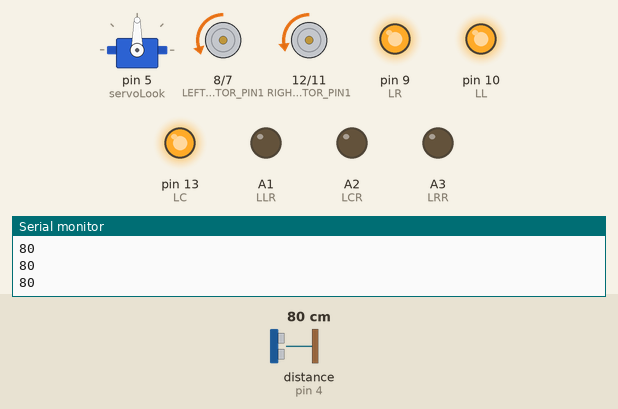
Recording of a sketch running on a simulated Arduino Uno, built with avr-gcc and run on an emulated ATmega328P. Parts: servo, motor-driver pin pairs drawn as motors (green arrow = first pin HIGH = forward, orange = second pin HIGH = backward, longer = more drive, scaled by the enable pin), output pins drawn as LEDs (lit = HIGH), the last lines printed to the serial monitor. Wiring (inferred from the names in the program): ultrasonic range finder: trigger pin 2; echo pin 4. The test bench sets the inputs (shaded band); at power-on: distance to the obstacle (sensor on pin 4) 80 cm. The echo pulse lasts 58.3 µs per cm; pins used as bus, display or sensor lines are not drawn.

Above: at 1.5 s.
1.6 s: distance to the obstacle (sensor on pin 4) set to 13 cm
3.1 s: distance to the obstacle (sensor on pin 4) set to 10 cm
At 4.5 s:
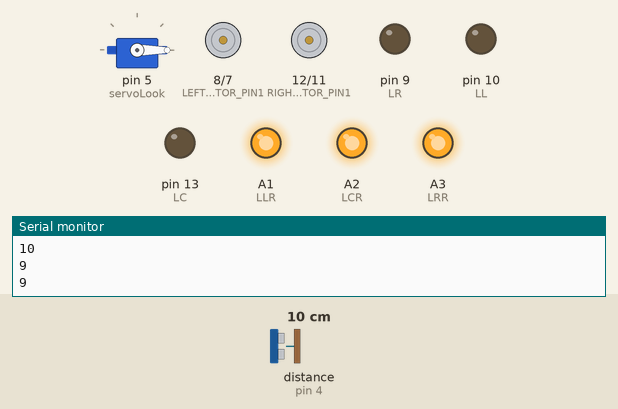
6.1 s: distance to the obstacle (sensor on pin 4) set to 35 cm
At 8.25 s:
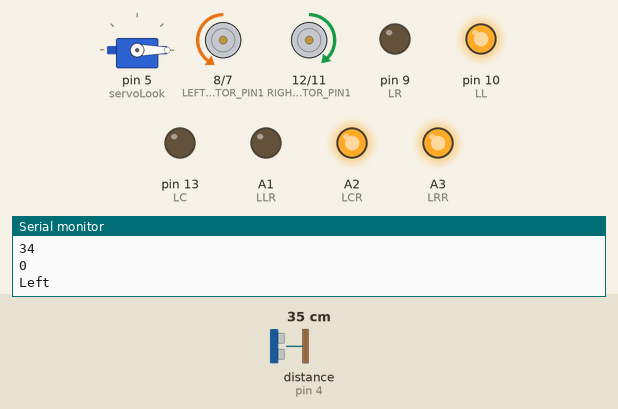
At 8.9 s:
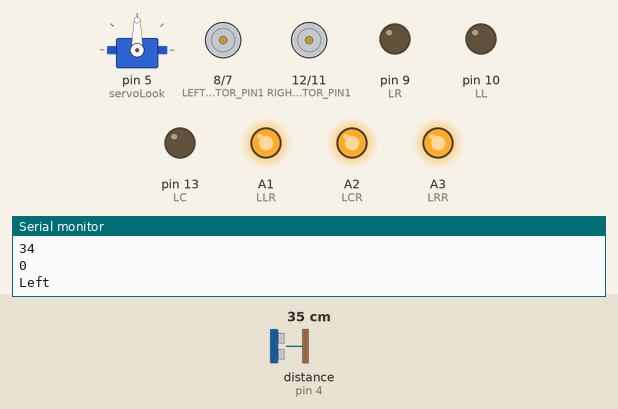
9.1 s: distance to the obstacle (sensor on pin 4) set to 14 cm
10.7 s: distance to the obstacle (sensor on pin 4) set to 11 cm
At 11.2 s:
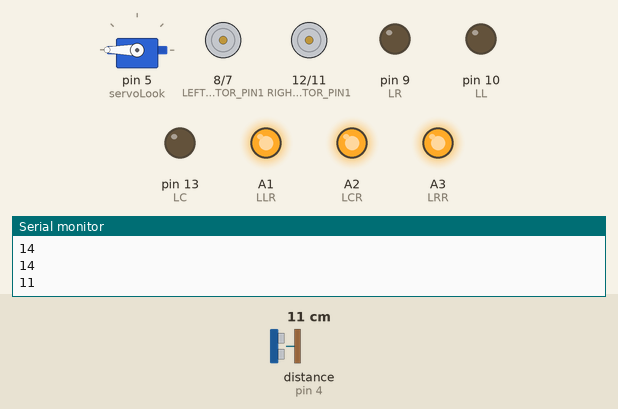
13.7 s: distance to the obstacle (sensor on pin 4) set to 18 cm
Timing chart, 0 to 16.6 s (numbered marks = the images above; inputs shaded):
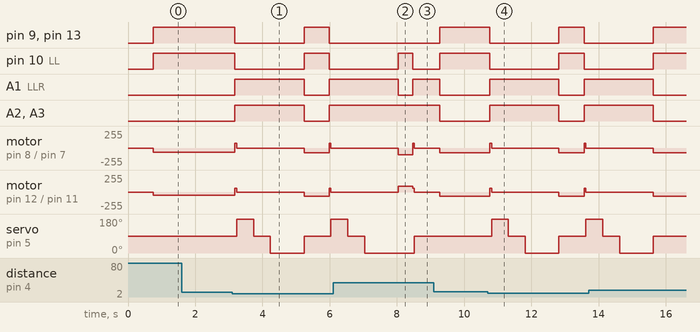

Measured:
- the behaviour switches between 12 and 11 cm on distance to the obstacle (sensor on pin 4) (found by bisection; images 0 and 1)
- the behaviour switches between 13 and 12 cm on distance to the obstacle (sensor on pin 4) (found by bisection; images 3 and 4)
- after the input at 3.1 s, pin 9 (LR), pin 10 (LL): HIGH → LOW after 0.08 s, → HIGH 2.1 s later, → LOW 0.75 s later
- after the input at 6.1 s, pin 9 (LR), pin 13 (LC): stays LOW (without the input it goes to HIGH after 1.9 s); A2 (LCR), A3 (LRR): stays HIGH (without the input it goes to LOW after 1.9 s)
- after the input at 10.7 s, pin 9 (LR), pin 10 (LL): HIGH → LOW after 0.07 s, → HIGH 2.1 s later, → LOW 0.75 s later

The sketch:

Obstacle_Avoiding_Car_Using_Arduino.ino
```cpp
//Arduino Obstacle Avoiding Car Code
//by Technical Accent


#include <Servo.h>

// Ultrasonic sensor pins
#define trig 2
#define echo 4

// RGB led pins
#define LR 9       // Led Right
#define LC 13     // Led Center
#define LL 10     // Led Left

#define LRR A3   // Led Right Red
#define LCR A2   // Led Center Red
#define LLR A1  // Led Left Red

// Motor control pins
#define LEFT_MOTOR_PIN1 8
#define LEFT_MOTOR_PIN2 7
#define RIGHT_MOTOR_PIN1 12
#define RIGHT_MOTOR_PIN2 11

#define ENA 6 // Enable A pin for motor speed control
#define ENB 3 // Enable B pin for motor speed control

// Distance thresholds for obstacle detection
//#define MAX_DISTANCE 80
#define MIN_DISTANCE_BACK 12

//float timeOut = 2*(MAX_DISTANCE+10)/100/340*1000000;
// Maximum and minimum motor speeds
#define MAX_SPEED 100
#define MIN_SPEED 75

Servo servoLook;

void setup() {
  // Set motor control pins as outputs
  pinMode(LEFT_MOTOR_PIN1, OUTPUT);
  pinMode(LEFT_MOTOR_PIN2, OUTPUT);
  pinMode(RIGHT_MOTOR_PIN1, OUTPUT);
  pinMode(RIGHT_MOTOR_PIN2, OUTPUT);

  pinMode(ENA, OUTPUT);
  pinMode(ENB, OUTPUT);

  pinMode(LR, OUTPUT);
  pinMode(LC, OUTPUT);
  pinMode(LL, OUTPUT);

  pinMode(LRR, OUTPUT);
  pinMode(LCR, OUTPUT);
  pinMode(LLR, OUTPUT);

  digitalWrite(LR, LOW);
  digitalWrite(LC, LOW);
  digitalWrite(LL, LOW);

  analogWrite(LRR, 0);
  analogWrite(LCR, 0);
  analogWrite(LLR, 0);

  servoLook.attach(5);
  //Set the Trig pins as output pins
  pinMode(trig, OUTPUT);

  //Set the Echo pins as input pins
  pinMode(echo, INPUT);

  analogWrite(ENA, 53.5); // speed for motor A  0-LOW speed, 255-Full speed
  analogWrite(ENB, 45); // speed for motor B

  // Initialize the serial communication for debugging
  Serial.begin(9600);
}

void loop() {

  servoLook.write(90);
  delay(750);
  int distance = getDistance();
  if (distance >= MIN_DISTANCE_BACK) {

    moveForward();

    Serial.println("forward");
  }
   while(distance >= MIN_DISTANCE_BACK)
   {
    distance = getDistance();
    delay(50);
   }
   Stop();
   int turnDir = checkDirection();
   Serial.println(turnDir);
   switch(turnDir)
   {
    case 0:                                       //Turn left
    Serial.println("Left");
      turnLeft();
      delay(425);
      Stop();
      break;

    case 2:                                       //Turn right
    Serial.println("Right");
      turnRight();
      delay(415);
      Stop();
      break;

    case 3:                                       //move forward
    Serial.println("Forward");
     moveForward();
      break;
    }
}

int getDistance()                                   //Measure the distance to an object
{
  unsigned long pulseTime;                          //Create a variable to store the pulse travel time
  int distance;                                     //Create a variable to store the calculated distance
  digitalWrite(trig, HIGH);                         //Generate a 10 microsecond pulse
  delayMicroseconds(10);
  digitalWrite(trig, LOW);
  pulseTime = pulseIn(echo, HIGH);         //Measure the time for the pulse to return
  distance  = pulseTime / 29 / 2;         //Calculate the object distance based on the pulse time
  Serial.println(distance);
  return distance;
}

int checkDirection()                                            //Check the left and right directions and decide which way to turn
{
  int distances [3] = {0,0,0};                                    //Left ,right and Front distances
  int turnDir;                                               //Direction to turn, 0 left, 1 turn around, 2 right, 3 forward
  servoLook.write(180);                                         //Turn servo to look left
  delay(500);
  distances [0] = getDistance();                                //Get the left object distance

  servoLook.write(90);                                         //Turn servo to look left
  delay(500);
  distances [3] = getDistance();
  servoLook.write(0);                                           //Turn servo to look right
  delay(1000);
  distances [1] = getDistance();                                //Get the right object distance
  if (distances[0]<=25 && distances[1]<=25)                   //If both directions are blocked, move forward
    turnDir = 3;
  else if (distances[0]>=distances[1])                          //If left has more space, turn left
    turnDir = 0;  //left
  else if (distances[0]<distances[1])                           //If right has more space, turn right
    turnDir = 2;  //right
   //else if (distances[0]<=50 && distances[1]<=50 && distances[3]<=50)    //If All directions are blocked, turn around
    //turnDir = 1;
  return turnDir;
}

// Motor control functions
void moveForward() {

  analogWrite(ENA, 60.5); //  speed for motor A
  analogWrite(ENB, 52); //   speed for motor B

  digitalWrite(LR, HIGH);
  digitalWrite(LC, HIGH);      // All Green light turn on
  digitalWrite(LL, HIGH);

  analogWrite(LRR, 0);
  analogWrite(LCR, 0);       // All Red light turn off
  analogWrite(LLR, 0);

  digitalWrite(LEFT_MOTOR_PIN1, LOW);
  digitalWrite(LEFT_MOTOR_PIN2, HIGH);
  digitalWrite(RIGHT_MOTOR_PIN1, LOW);
  digitalWrite(RIGHT_MOTOR_PIN2, HIGH);
}

void moveBackward() {
  digitalWrite(LR, LOW);
  digitalWrite(LC, LOW);        // All Green light turn off
  digitalWrite(LL, LOW);

  analogWrite(LRR, 255);
  analogWrite(LCR, 255);       // All Red light turn on
  analogWrite(LLR, 255);


  digitalWrite(LEFT_MOTOR_PIN1, HIGH);
  digitalWrite(LEFT_MOTOR_PIN2, LOW);
  digitalWrite(RIGHT_MOTOR_PIN1, HIGH);
  digitalWrite(RIGHT_MOTOR_PIN2, LOW);
}

void turnRight() {
  analogWrite(ENA, 100); //  speed for motor A
  analogWrite(ENB, 90); //  speed for motor B

  digitalWrite(LR, HIGH);
  digitalWrite(LC, LOW);            // right side Green light turn on
  digitalWrite(LL, LOW);

  analogWrite(LRR, 0);
  analogWrite(LCR, 255);         // Left and Middel Red light turn on
  analogWrite(LLR, 255);


  digitalWrite(LEFT_MOTOR_PIN1, HIGH);
  digitalWrite(LEFT_MOTOR_PIN2, LOW);
  digitalWrite(RIGHT_MOTOR_PIN1, LOW);
  digitalWrite(RIGHT_MOTOR_PIN2, HIGH);
}

void turnLeft() {
  analogWrite(ENA, 100); //  speed for motor A
  analogWrite(ENB, 90); //  speed for motor B

  digitalWrite(LR, LOW);
  digitalWrite(LC, LOW);         // left side Green light turn on
  digitalWrite(LL, HIGH);

  analogWrite(LRR, 255);
  analogWrite(LCR, 255);         // right and Middel Red light turn on
  analogWrite(LLR, 0);


  digitalWrite(LEFT_MOTOR_PIN1, LOW);
  digitalWrite(LEFT_MOTOR_PIN2, HIGH);
  digitalWrite(RIGHT_MOTOR_PIN1, HIGH);
  digitalWrite(RIGHT_MOTOR_PIN2, LOW);
}

void Stop() {
  digitalWrite(LR, LOW);
  digitalWrite(LC, LOW);
  digitalWrite(LL, LOW);

  analogWrite(LRR, 255);
  analogWrite(LCR, 255);
  analogWrite(LLR, 255);

  analogWrite(ENA, 70.5); //  speed for motor A
  analogWrite(ENB, 60); //  speed for motor B

  digitalWrite(LEFT_MOTOR_PIN1, HIGH);
  digitalWrite(LEFT_MOTOR_PIN2, LOW);
  digitalWrite(RIGHT_MOTOR_PIN1, HIGH);
  digitalWrite(RIGHT_MOTOR_PIN2, LOW);
  delay(50);

  analogWrite(ENA, 0); //  speed for motor A
  analogWrite(ENB, 0); //  speed for motor B

  digitalWrite(LEFT_MOTOR_PIN1, LOW);
  digitalWrite(LEFT_MOTOR_PIN2, LOW);
  digitalWrite(RIGHT_MOTOR_PIN1, LOW);
  digitalWrite(RIGHT_MOTOR_PIN2, LOW);
}
```
